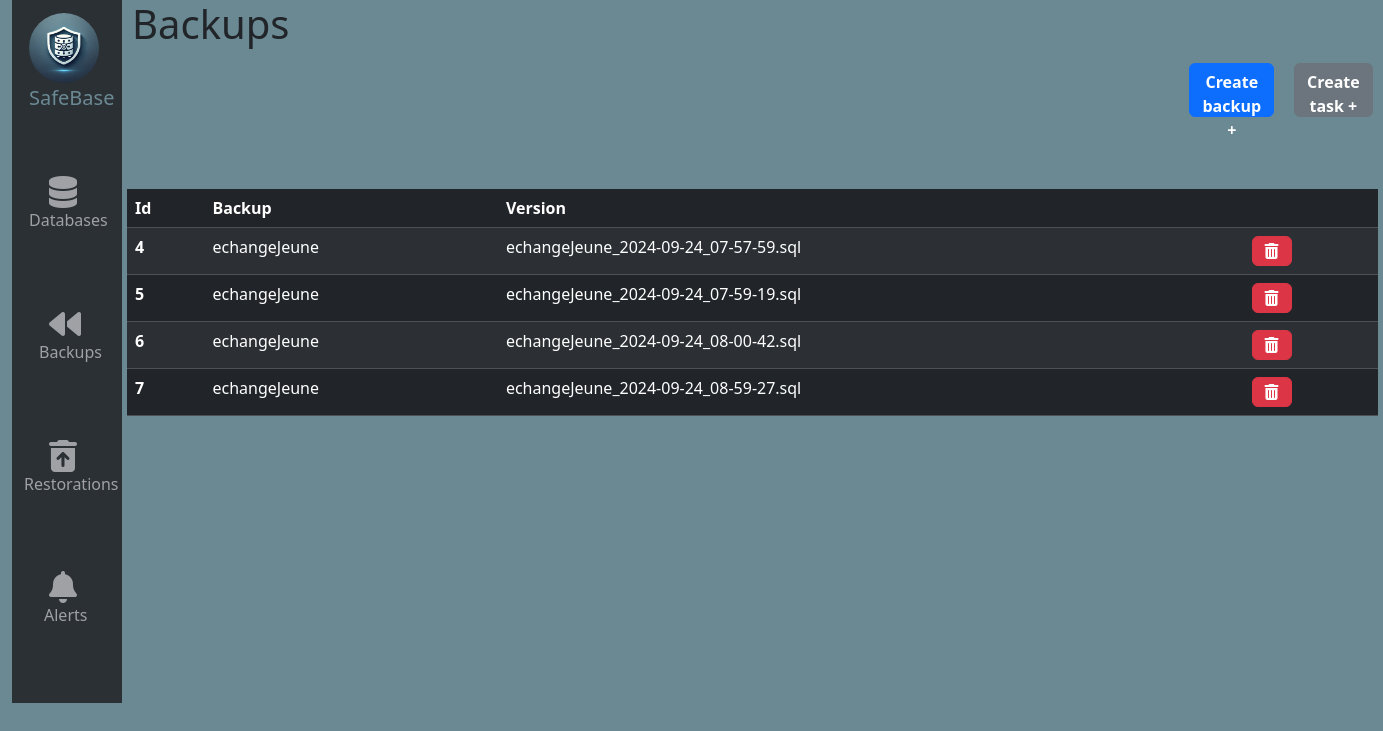
Before: /Save with the older database file.
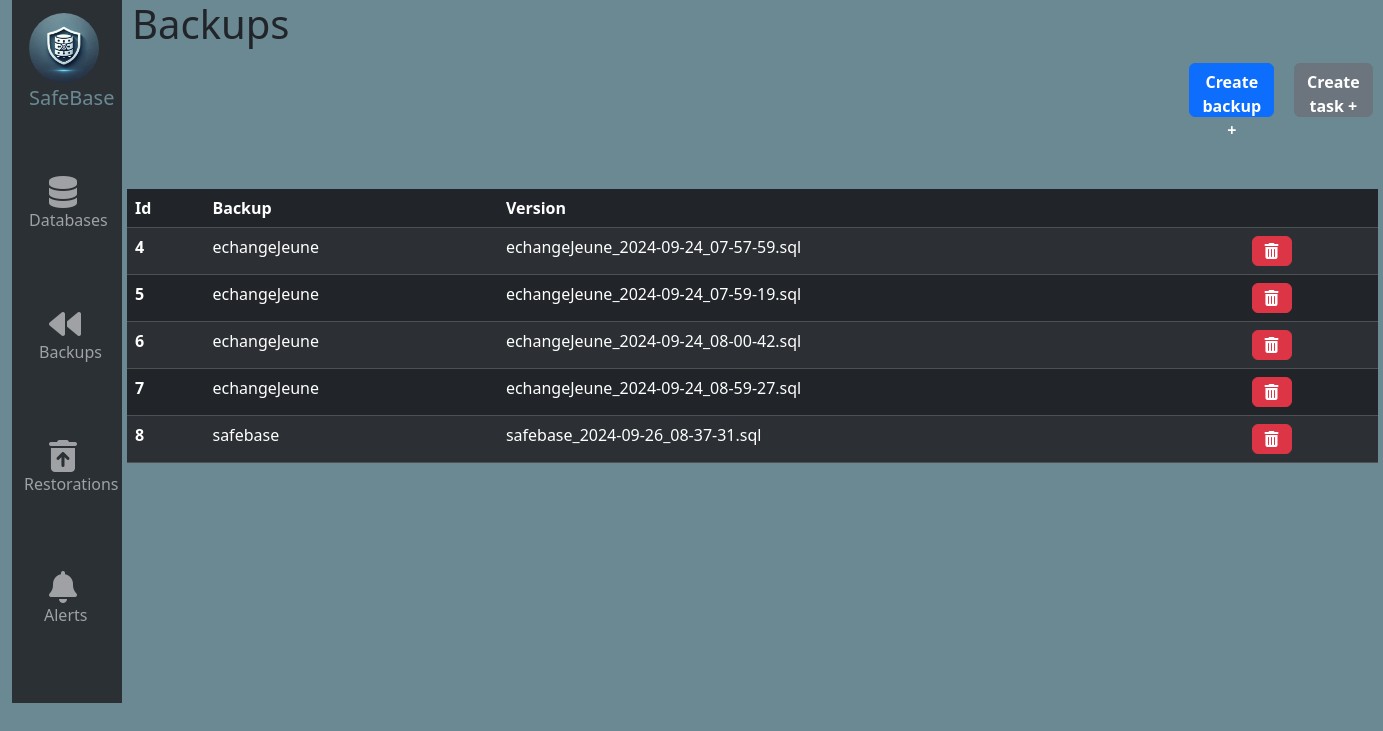
After: the same page with the newer database file.
### tables this page shows
CREATE TABLE `backup` (
  `id` int NOT NULL AUTO_INCREMENT,
  `version` varchar(50) NOT NULL,
  `ID_DATABASE` int NOT NULL,
  PRIMARY KEY (`id`),
  KEY `FK_DATABASE` (`ID_DATABASE`)
);

CREATE TABLE `client_database` (
  `id` int NOT NULL AUTO_INCREMENT,
  `nom` varchar(50) DEFAULT NULL,
  `password` varchar(255) NOT NULL,
  `user_database` varchar(50) NOT NULL,
  `url` varchar(255) NOT NULL,
  `port` int DEFAULT NULL,
  `used_type` varchar(255) NOT NULL,
  `ID_Type` int NOT NULL,
  PRIMARY KEY (`id`),
  KEY `FK_Type` (`ID_Type`),
  CONSTRAINT `client_database_ibfk_1` FOREIGN KEY (`ID_Type`) REFERENCES `type` (`id`)
);

### src/Controller/BackupController.php (called while the page is built, shortened)
<?php
class BackupController extends CntrlAppli
{
    public function displayBackup()
    {
        $dao = new DaoAppli;
        $backups = $dao->getListBackup();
        require 'src/view/Backups.php';
    }
}

### src/Dao/DaoAppli.php (called while the page is built, shortened)
<?php
class DaoAppli
{
    protected PDO $db;
    public function __construct(){
         $this->db = $this->getConnection();
    }
    private function getConnection() {
        $host       = "mysql";
        $db_name    = "safebase";
        $username   = "user";
        $password   = "password";
        if (!isset($this->db)) {
            try {
                $this->db = new PDO("mysql:host=".$host.";charset=utf8;dbname=".$db_name, $username, $password);
                $this->db->setAttribute(PDO::ATTR_ERRMODE, PDO::ERRMODE_EXCEPTION);
            } catch (\PDOException $e) {
                    echo('Echec de la connexion: ' . $e->getMessage());
                die();
            }
        }
        return $this->db;
    }
    public function getListBackup(){
        $statement = $this->db->query(Requete::SEL_BACKUP);
        $data=$statement->fetchAll();
        return $data;
    }
}

### src/View/Backups.php (the view, shortened to what this page needs)
<?php
require "header.php";
?>
<html>
<body>
    <div class="container-fluid d-flex">
        <?php require_once "NavBar.php" ?>
        <div class="d-flex flex-column w-100">
            <div class="d-flex justify-content-between mb-3">
                <h1 class="titre">Backups</h1>
                <button type="button" id="btnajout" data-bs-toggle="modal" data-bs-target="#exampleModal" class="btn btn-primary w-10">
                    Create backup +
                </button>
                <button type="button" id="btnajout" data-bs-toggle="modal" data-bs-target="#exampleModal" class="btn btn-secondary w-10">
                    Create task +
                </button>
            </div>
            <div class="w-100">
                <table class="table table-dark table-striped w-100">
                    <thead>
                        <tr>
                            <th scope="col">Id</th>
                            <th scope="col">Backup</th>
                            <th scope="col">Version</th>
                            <th scope="col"></th>
                        </tr>
                    </thead>
                    <tbody>
                        <?php foreach ($backups as $backup) { ?>
                            <tr>
                                <th scope="row"><?= $backup['id'] ?></th>
                                <td><?= $backup['dbase'] ?></td>
                                <td><?= $backup['version'] ?></td>
                                <td><button class="btn btn-danger delete" type="button" id="<?= $backup['id'] ?>">
                                        <i class="fas fa-trash-alt"></i>
                                    </button>
                                </td>
                            </tr>
                        <?php } ?>
                    </tbody>
                </table>
            </div>
        </div>
    </div>
</body>
</html>

### index.php (shortened to what this page needs)
<?php
$uri = $_SERVER['REQUEST_URI'];
$route = explode('?', $uri)[0];
$method = strtolower($_SERVER['REQUEST_METHOD']);
$segments = explode('/', trim($route, '/'));
$cntrl = new CntrlAppli;
$cntrlBackup = new BackupController;
$cntrlAlert = new AlertController;
$cntrlRestore = new RestoreController;
if ($segments[0] == 'database') {
    if ($method=='get'){
        if (isset($segments[1])) {
        } else {
            $cntrl->getIndex();
        }
    } elseif ($method == "post"){
        $database = new Database();
        $database->create();
    } elseif ($method == "put") {
    } elseif ($method == "delete"){
        $database = new Database();
        $response = $database->delete($segments[1]);
        echo json_encode(['message' => $response]);
        return;
    }
} elseif ($segments[0] == 'Save') {
    $cntrlBackup->displayBackup();
} elseif ($segments[0] == 'restore') {
    $cntrlRestore->displayBackup();
} elseif ($segments[0] == 'Alert') {
    $cntrlAlert->displayAlert();
}
else
    $cntrl->getIndex();

### src/View/header.php (shortened to what this page needs)
<link href="https://cdn.jsdelivr.net/npm/bootstrap@5.3.1/dist/css/bootstrap.min.css" rel="stylesheet">
<link href="../../src/asset/css/styles.css" rel="stylesheet">
<link rel="stylesheet" href="https://cdnjs.cloudflare.com/ajax/libs/font-awesome/6.0.0-beta3/css/all.min.css">

### src/View/navbar.php
<nav class="navbar bg-body-tertiary d-flex flex-column vh-50" style="width: 110px;" data-bs-theme="dark">
    <div class="container-fluid">
        <a class="navbar-brand" id="basesafe" href="/">
            <img class="safebaseico" src="/src/View/safebase.ico" alt="SafeBase Icon" /></br>SafeBase
        </a>
        <div class="navbar-collapse" id="navbarNav">
            <ul class="navbar-nav flex-column">
                <li class="nav-item">
                    <a class="nav-link" id="base" aria-current="page" href="/">
                        <i class="fas fa-database"></i></br>Databases</a>
                </li>
                <li class="nav-item">
                    <a class="nav-link" id="backup" href="/Save">
                        <i class="fas fa-backward"></i></br>Backups</a>
                </li>
                <li class="nav-item">
                    <a class="nav-link" href="/Restorations">
                        <i class="fas fa-trash-can-arrow-up"></i></br>Restorations</a>
                </li>
                <li class="nav-item">
                    <a class="nav-link" id="bell" href="/Alert">
                        <i class="fas fa-bell"></i></br>Alerts</a>
                </li>
            </ul>
        </div>
    </div>
</nav>

### src/asset/css/styles.css (style rules this page uses)
.navbar-brand { color: #6b8993; margin-bottom: 50px; }
.nav-item { color:red; margin-bottom: 59.8px; }
#backup { margin-left: 15px; }
.fas.fa-database { font-size: 2rem; margin-left: 20px; }
.fas.fa-backward { font-size: 2rem; margin-left: 10px; }
.fas.fa-trash-can-arrow-up { font-size: 2rem; margin-left: 25px; }
.fas.fa-bell { font-size: 2rem; margin-left: 5px; }
.safebaseico { height: 70px; width: 70px; border-radius: 50%; }
#bell { margin-left: 20px; }
#basesafe { margin-left: 5px; }
#base { margin-left: 5px; }
.titre { margin-left: 10px; margin-bottom: 500px; }
body { background-color:#6b8993 ; }
#btnajout { margin-top: 5%; height: 10%; font-weight: bold; }
.table { margin-top: -30%; margin-left: 5px; }
.btn-secondary { margin-left: 20px; }
.btn-primary { margin-left: 900px; }

Changed rows visible on the page:
added backup: id "8", client_database.nom "safebase", version "safebase_2024-09-26_08-37-31.sql"
